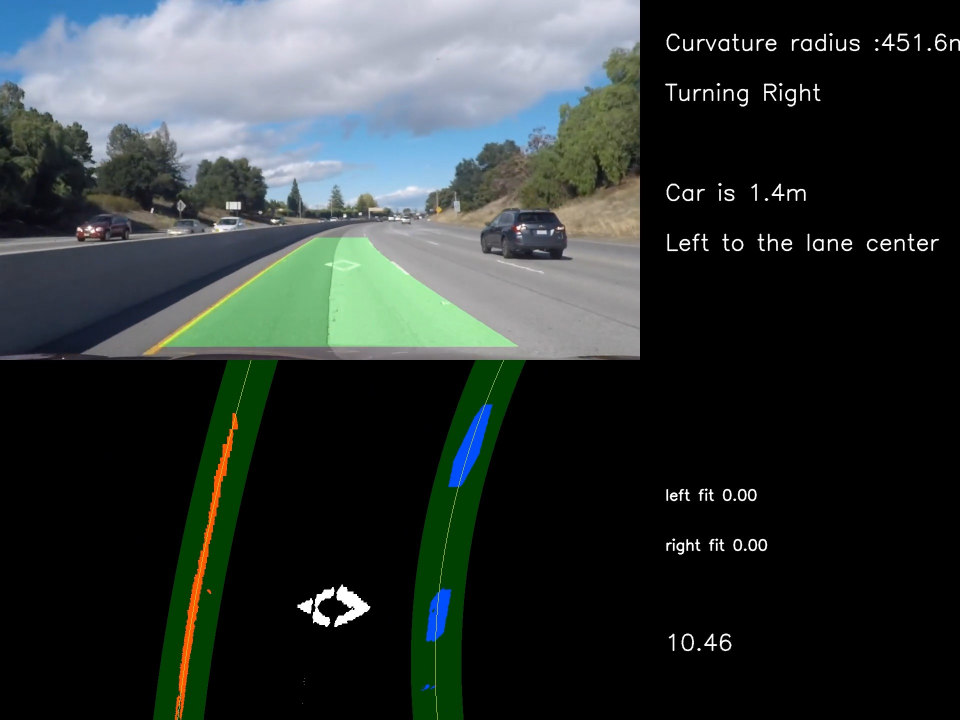
#> input picture images/3301626331308_.pic_hd.jpg, 1920 x 1440 px (shown at 1/2 size)
$ python -i LainFinder.py   (imports and definitions only)   (older library calls are emulated)
#> lines starting #> are read from the running program, lines starting #| are printed output that depends on the picture; after the words box and inside, x2 and y2 are one past the last pixel; in counts of white or black regions, pixels touching at a corner belong together
import pickle
import cv2
import numpy as np
import matplotlib.pyplot as plt
import matplotlib.image as mpimg
import glob
from moviepy.editor import VideoFileClip

# class for left and right line for processing the whole video
class Line():
    def __init__(self, side):
        # was the line detected in the last iteration?
        self.ploty = None
        self.side = side
        self.detected = False
        # x values of the last n fits of the line
        self.recent_xfitted = []
        #average x values of the fitted line over the last n iterations
        self.bestx = []
        #polynomial coefficients averaged over the last n iterations
        self.best_fit = []
        #polynomial coefficients for the most recent fit
        self.current_fit = [np.array([False])]
        #radius of curvature of the line in some units
        self.radius_of_curvature = None
        #distance in meters of vehicle center from the line
        self.line_base_pos = None
        #difference in fit coefficients between last and new fits
        self.diffs = np.array([0,0,0], dtype='float')
        #x values for detected line pixels
        self.allx = None
        #y values for detected line pixels
        self.ally = None
        self.boxes = []
        self.margin = 50
        self.nwindows = 30
        self.minpix = 100
        self.error = None
        self.current_xfitted = None
        self.r = 0
        self.offset = 0
        self.saturation = False

    # initiation: find pixels and fit a curve
    # [105 lines left out: functions fit_polynomial, search, smoothing, corners_unwarp, not called in this run]

# process the image and return a binary image with lane pixels (in majority)
def binary(image, h=(1,60),s=(120,255), sob_thresh=(12,100), w=170,sobel_kernel=5, blur_kernel=9):

#> called with h = (1, 60), s = (120, 255), sob_thresh = (12, 100), w = 170, sobel_kernel = 5, blur_kernel = 9
    hls = cv2.cvtColor(image, cv2.COLOR_RGB2HLS)
#> hls: shape (1440, 1920, 3); mean of channels 0, 1, 2 35.5, 51.4, 33.8
    gray = cv2.cvtColor(image, cv2.COLOR_RGB2GRAY)
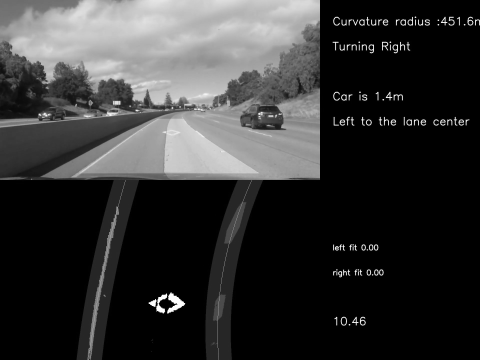
#> gray: shape (1440, 1920) (shown at 1/4 size); min 0, max 255, mean 51

    sobel = cv2.Sobel(gray, cv2.CV_64F, 1, 1, ksize=sobel_kernel)
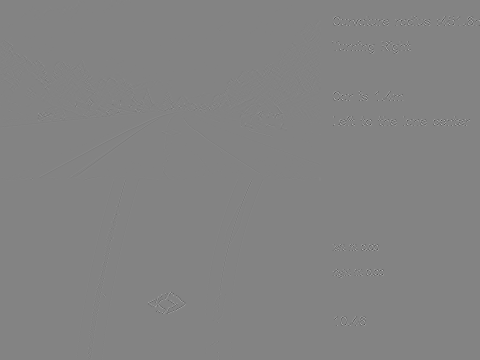
#> sobel: shape (1440, 1920) float64 (shown at 1/4 size); min -3972, max 3746, mean 0; drawn with min black and max white

    abs_sobel = np.absolute(sobel)
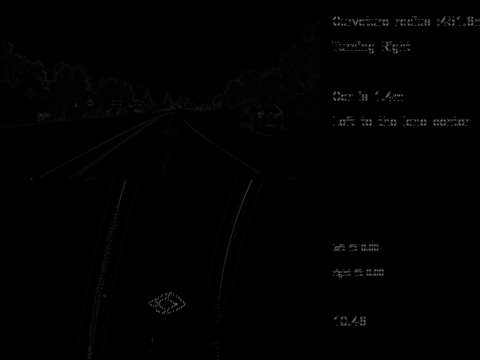
#> abs_sobel: shape (1440, 1920) float64 (shown at 1/4 size); min 0, max 3972, mean 19.9; drawn with min black and max white
    scaled_sobel = np.uint8(255*abs_sobel/np.max(abs_sobel))
    scaled_sobel = cv2.GaussianBlur(scaled_sobel, (blur_kernel, blur_kernel), 0)
    H = hls[:,:,0]
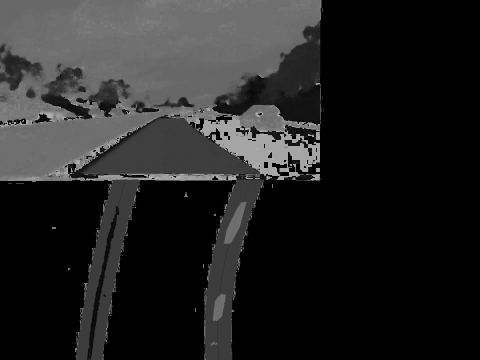
#> H: shape (1440, 1920) (shown at 1/4 size); min 0, max 180, mean 35.5
    S = hls[:,:,2]
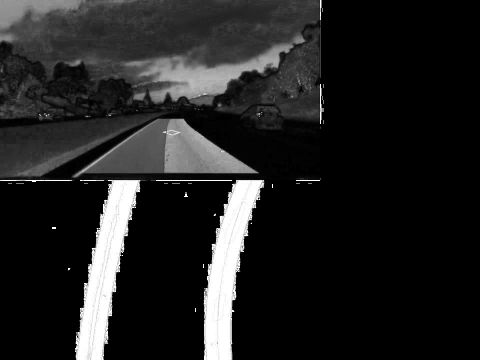
#> S: shape (1440, 1920) (shown at 1/4 size); min 0, max 255, mean 33.8
    combined = np.zeros_like(scaled_sobel)

    combined[
        ((scaled_sobel >= sob_thresh[0]) & (scaled_sobel <= sob_thresh[1]))
             &
      ((image[:,:,0] > w)|((S>s[0])&(S<s[1])))
            ] = 1
    return combined

# if binary process failed to find lane, try saturation filter to find the lane
# [249 lines left out: functions saturation, binary_unwarp, mark_image, mark_poly, check, calculate_r_offset and 2 more, not called in this run]


left_line = Line('l')
right_line = Line('r')

# Bird View unwarping matrix calculation
# src = np.float32([[578,462],[243,694],[1060,694],[715,462]]) #project and harder
src = np.float32([[602,475],[330,692],[1092,692],[717,475]]) # challenge

# [3 lines that did not run here, left out]
# [1 line that did not run here, left out]
# [1 line that did not run here, left out]


# process the input video and save the output video
white_output = 'test_videos_output/'+'out1.mp4'
# [1 line that did not run here, left out]
# [1 line that did not run here, left out]
# [1 line not run here, left out]

>>> import cv2
>>> picture = cv2.cvtColor(cv2.imread('images/3301626331308_.pic_hd.jpg'), cv2.COLOR_BGR2RGB)
>>> result = binary(picture)
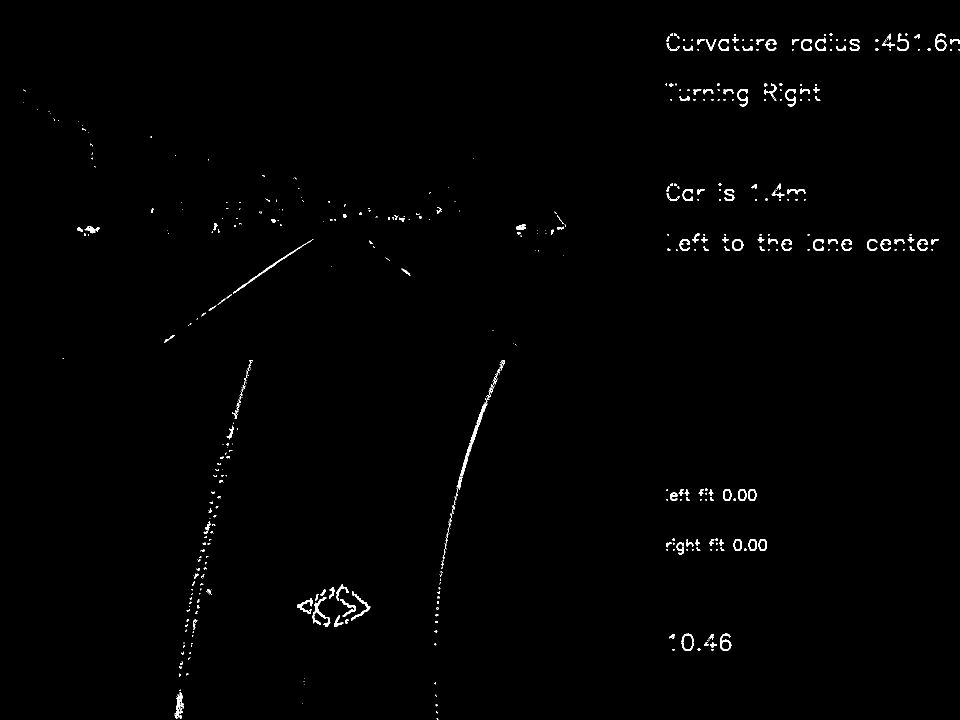
#> result: shape (1440, 1920) (shown at 1/2 size); values 0 (black) and 1 (white), 0.71% white; 587 white regions (420 under 20 px), largest, box (x1, y1, x2, y2) and area: (920, 720, 1010, 953) 971, (466, 478, 627, 587) 530, (625, 1194, 654, 1250) 424

$ run again, on images/3311626331999_.pic_hd.jpg
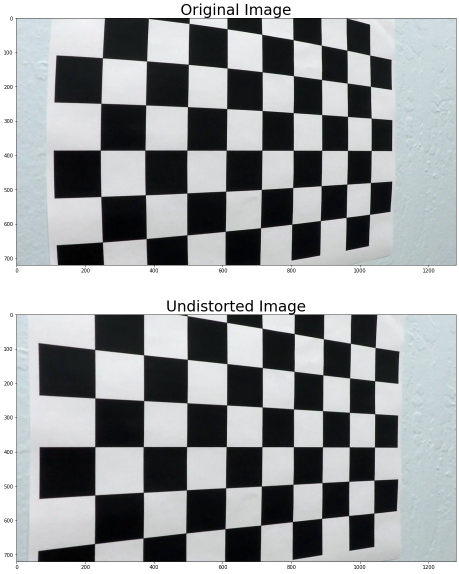
#> input picture images/3311626331999_.pic_hd.jpg, 918 x 1147 px (shown at 1/2 size)
#> hls: shape (1147, 918, 3); mean of channels 0, 1, 2 83.9, 156.7, 22.6
#> in binary, `H = hls[:,:,0]`:
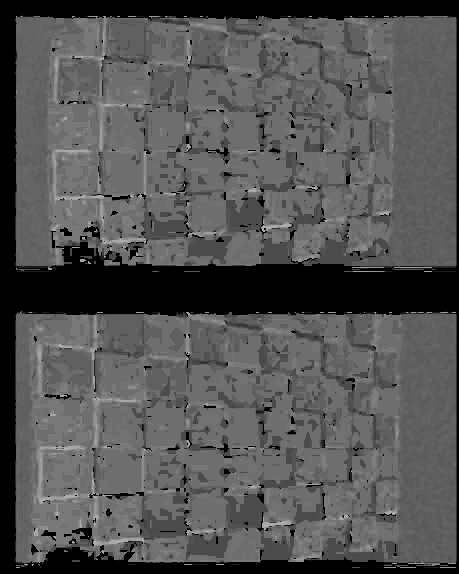
#> H: shape (1147, 918) (shown at 1/2 size); min 0, max 177, mean 83.9
#> `result = binary(picture)`:
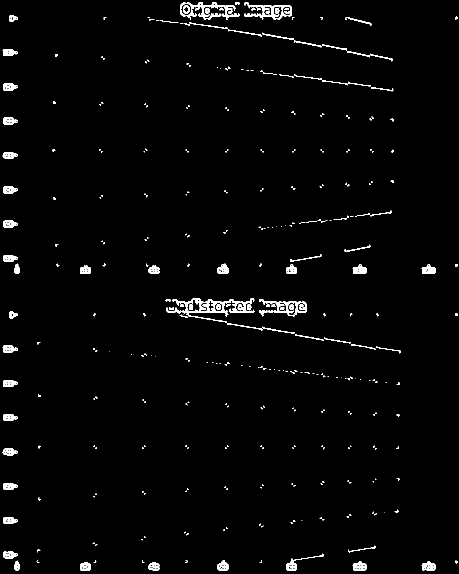
#> result: shape (1147, 918) (shown at 1/2 size); values 0 (black) and 1 (white), 1.9% white; 443 white regions (336 under 20 px), largest, box (x1, y1, x2, y2) and area: (345, 597, 509, 629) 1886, (360, 4, 479, 36) 1202, (488, 5, 584, 36) 1059

$ run again, on images/3321626332695_.pic_hd.jpg
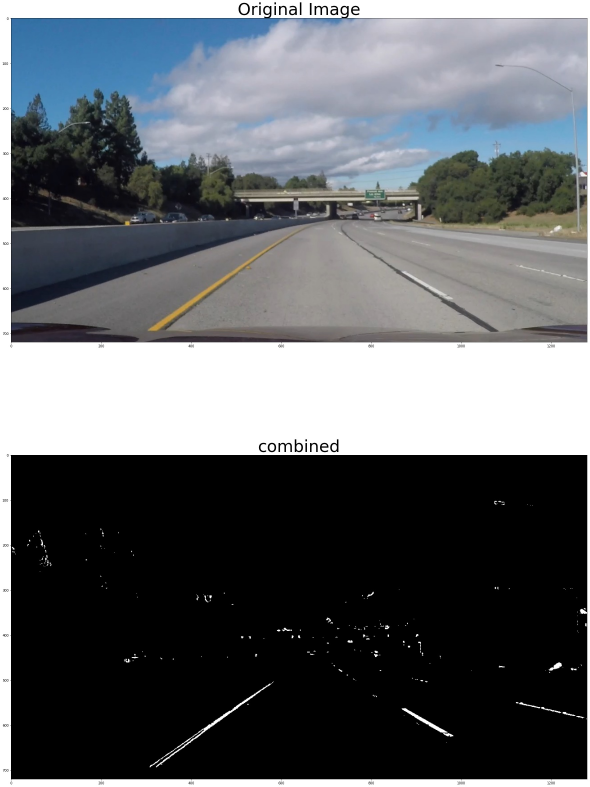
#> input picture images/3321626332695_.pic_hd.jpg, 1768 x 2361 px (shown at 1/3 size)
#> hls: shape (2361, 1768, 3); mean of channels 0, 1, 2 34, 99.5, 16.4
#> in binary, `S = hls[:,:,2]`:
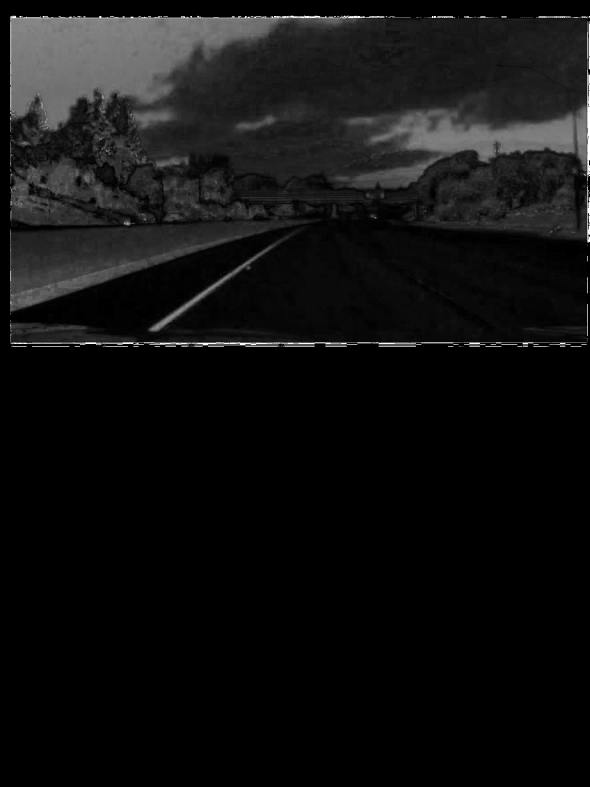
#> S: shape (2361, 1768) (shown at 1/3 size); min 0, max 255, mean 16.4
#> `result = binary(picture)`:
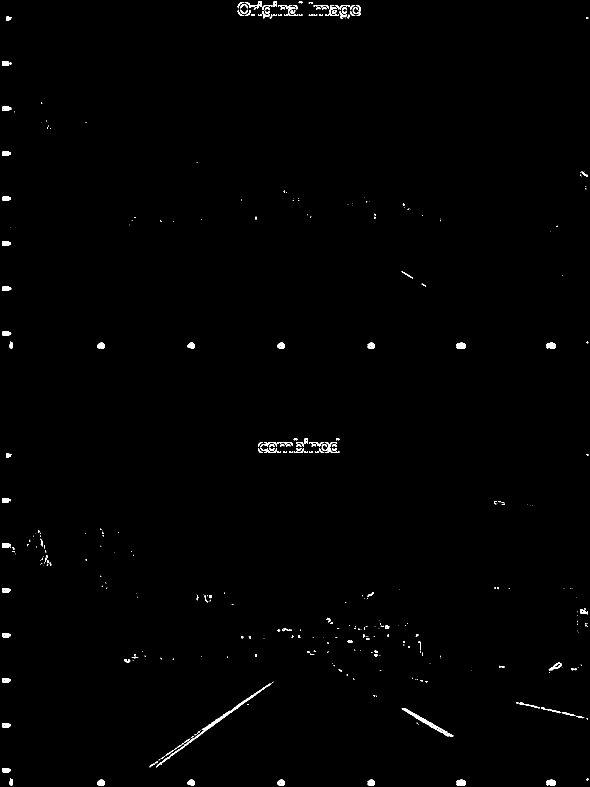
#> result: shape (2361, 1768) (shown at 1/3 size); values 0 (black) and 1 (white), 0.54% white; 445 white regions (271 under 20 px), largest, box (x1, y1, x2, y2) and area: (468, 2051, 813, 2302) 2190, (1205, 2124, 1342, 2198) 1179, (974, 1326, 1018, 1359) 420
